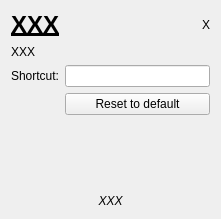
<?xml version="1.0" encoding="UTF-8"?>
<ui version="4.0">
 <class>Action</class>
 <widget class="QWidget" name="Action">
  <property name="geometry">
   <rect>
    <x>0</x>
    <y>0</y>
    <width>221</width>
    <height>219</height>
   </rect>
  </property>
  <property name="windowTitle">
   <string>Action</string>
  </property>
  <layout class="QGridLayout" name="gridLayout">
   <item row="0" column="0">
    <widget class="QLabel" name="name">
     <property name="font">
      <font>
       <pointsize>18</pointsize>
       <weight>75</weight>
       <bold>true</bold>
       <underline>true</underline>
      </font>
     </property>
     <property name="text">
      <string>XXX</string>
     </property>
    </widget>
   </item>
   <item row="0" column="2">
    <widget class="QLabel" name="icon">
     <property name="sizePolicy">
      <sizepolicy hsizetype="Fixed" vsizetype="Fixed">
       <horstretch>0</horstretch>
       <verstretch>0</verstretch>
      </sizepolicy>
     </property>
     <property name="text">
      <string>X</string>
     </property>
    </widget>
   </item>
   <item row="1" column="0" colspan="3">
    <widget class="QLabel" name="info">
     <property name="text">
      <string>XXX</string>
     </property>
    </widget>
   </item>
   <item row="2" column="0">
    <widget class="QLabel" name="shortcutLabel">
     <property name="sizePolicy">
      <sizepolicy hsizetype="Fixed" vsizetype="Preferred">
       <horstretch>0</horstretch>
       <verstretch>0</verstretch>
      </sizepolicy>
     </property>
     <property name="text">
      <string>Shortcut:</string>
     </property>
    </widget>
   </item>
   <item row="2" column="1" colspan="2">
    <widget class="QtKeySequenceEdit" name="editor"/>
   </item>
   <item row="3" column="1" colspan="2">
    <widget class="QPushButton" name="defaultButton">
     <property name="text">
      <string>Reset to default</string>
     </property>
    </widget>
   </item>
   <item row="4" column="1">
    <spacer name="verticalSpacer">
     <property name="orientation">
      <enum>Qt::Vertical</enum>
     </property>
     <property name="sizeHint" stdset="0">
      <size>
       <width>20</width>
       <height>10</height>
      </size>
     </property>
    </spacer>
   </item>
   <item row="5" column="0" colspan="3">
    <widget class="QLabel" name="conflict">
     <property name="sizePolicy">
      <sizepolicy hsizetype="Expanding" vsizetype="Preferred">
       <horstretch>0</horstretch>
       <verstretch>0</verstretch>
      </sizepolicy>
     </property>
     <property name="font">
      <font>
       <italic>true</italic>
      </font>
     </property>
     <property name="text">
      <string>XXX</string>
     </property>
     <property name="alignment">
      <set>Qt::AlignCenter</set>
     </property>
    </widget>
   </item>
  </layout>
 </widget>
 <customwidgets>
  <customwidget>
   <class>QtKeySequenceEdit</class>
   <extends>QLineEdit</extends>
   <header>qtkeysequenceedit.h</header>
  </customwidget>
 </customwidgets>
 <tabstops>
  <tabstop>editor</tabstop>
  <tabstop>defaultButton</tabstop>
 </tabstops>
 <resources/>
 <connections/>
</ui>
